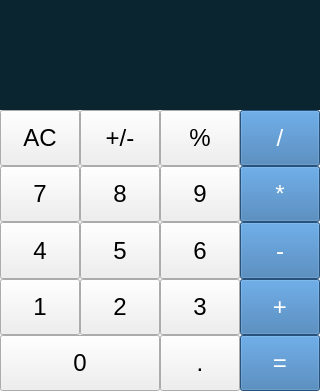
<?xml version="1.0" encoding="UTF-8"?>
<ui version="4.0">
 <class>calculatorWidget</class>
 <widget class="QWidget" name="calculatorWidget">
  <property name="geometry">
   <rect>
    <x>0</x>
    <y>0</y>
    <width>304</width>
    <height>391</height>
   </rect>
  </property>
  <property name="windowTitle">
   <string>愣头小兵计算器1.0版</string>
  </property>
  <layout class="QGridLayout" name="gridLayout_2">
   <property name="leftMargin">
    <number>0</number>
   </property>
   <property name="topMargin">
    <number>0</number>
   </property>
   <property name="rightMargin">
    <number>0</number>
   </property>
   <property name="bottomMargin">
    <number>0</number>
   </property>
   <property name="spacing">
    <number>0</number>
   </property>
   <item row="0" column="0">
    <layout class="QVBoxLayout" name="verticalLayout">
     <property name="spacing">
      <number>0</number>
     </property>
     <item>
      <layout class="QHBoxLayout" name="horizontalLayout">
       <property name="spacing">
        <number>0</number>
       </property>
       <item>
        <widget class="QLabel" name="label_first">
         <property name="sizePolicy">
          <sizepolicy hsizetype="Expanding" vsizetype="Minimum">
           <horstretch>0</horstretch>
           <verstretch>0</verstretch>
          </sizepolicy>
         </property>
         <property name="minimumSize">
          <size>
           <width>0</width>
           <height>30</height>
          </size>
         </property>
         <property name="font">
          <font>
           <pointsize>15</pointsize>
          </font>
         </property>
         <property name="styleSheet">
          <string notr="true">color: rgb(255, 255, 255);
background-color: rgb(10, 36, 48);
</string>
         </property>
         <property name="text">
          <string/>
         </property>
         <property name="alignment">
          <set>Qt::AlignRight|Qt::AlignTrailing|Qt::AlignVCenter</set>
         </property>
        </widget>
       </item>
       <item>
        <widget class="QLabel" name="label_symbol">
         <property name="sizePolicy">
          <sizepolicy hsizetype="Minimum" vsizetype="Minimum">
           <horstretch>0</horstretch>
           <verstretch>0</verstretch>
          </sizepolicy>
         </property>
         <property name="minimumSize">
          <size>
           <width>36</width>
           <height>30</height>
          </size>
         </property>
         <property name="font">
          <font>
           <pointsize>15</pointsize>
          </font>
         </property>
         <property name="styleSheet">
          <string notr="true">color: rgb(255, 255, 255);
background-color: rgb(10, 36, 48);</string>
         </property>
         <property name="text">
          <string/>
         </property>
         <property name="alignment">
          <set>Qt::AlignCenter</set>
         </property>
        </widget>
       </item>
       <item>
        <widget class="QLabel" name="label_second">
         <property name="sizePolicy">
          <sizepolicy hsizetype="Expanding" vsizetype="Minimum">
           <horstretch>0</horstretch>
           <verstretch>0</verstretch>
          </sizepolicy>
         </property>
         <property name="minimumSize">
          <size>
           <width>0</width>
           <height>30</height>
          </size>
         </property>
         <property name="font">
          <font>
           <pointsize>15</pointsize>
          </font>
         </property>
         <property name="styleSheet">
          <string notr="true">color: rgb(255, 255, 255);
background-color: rgb(10, 36, 48);</string>
         </property>
         <property name="text">
          <string/>
         </property>
         <property name="alignment">
          <set>Qt::AlignLeading|Qt::AlignLeft|Qt::AlignVCenter</set>
         </property>
        </widget>
       </item>
      </layout>
     </item>
     <item>
      <widget class="QLabel" name="lable_show">
       <property name="sizePolicy">
        <sizepolicy hsizetype="Expanding" vsizetype="Minimum">
         <horstretch>0</horstretch>
         <verstretch>0</verstretch>
        </sizepolicy>
       </property>
       <property name="minimumSize">
        <size>
         <width>0</width>
         <height>80</height>
        </size>
       </property>
       <property name="font">
        <font>
         <pointsize>28</pointsize>
        </font>
       </property>
       <property name="layoutDirection">
        <enum>Qt::LeftToRight</enum>
       </property>
       <property name="autoFillBackground">
        <bool>false</bool>
       </property>
       <property name="styleSheet">
        <string notr="true">color: rgb(255, 255, 255);
background-color: rgb(10, 36, 48);</string>
       </property>
       <property name="text">
        <string/>
       </property>
       <property name="alignment">
        <set>Qt::AlignRight|Qt::AlignTrailing|Qt::AlignVCenter</set>
       </property>
      </widget>
     </item>
     <item>
      <layout class="QGridLayout" name="gridLayout">
       <property name="spacing">
        <number>0</number>
       </property>
       <item row="0" column="0">
        <widget class="QPushButton" name="pB_clear">
         <property name="sizePolicy">
          <sizepolicy hsizetype="Expanding" vsizetype="Expanding">
           <horstretch>0</horstretch>
           <verstretch>0</verstretch>
          </sizepolicy>
         </property>
         <property name="font">
          <font>
           <pointsize>18</pointsize>
          </font>
         </property>
         <property name="styleSheet">
          <string notr="true">QPushButton:hover
{
    background-color: rgb(255, 255, 180);
}</string>
         </property>
         <property name="text">
          <string>AC</string>
         </property>
         <property name="flat">
          <bool>false</bool>
         </property>
        </widget>
       </item>
       <item row="0" column="1">
        <widget class="QPushButton" name="pB_sign">
         <property name="sizePolicy">
          <sizepolicy hsizetype="Expanding" vsizetype="Expanding">
           <horstretch>0</horstretch>
           <verstretch>0</verstretch>
          </sizepolicy>
         </property>
         <property name="font">
          <font>
           <pointsize>18</pointsize>
          </font>
         </property>
         <property name="styleSheet">
          <string notr="true">QPushButton:hover
{
    background-color: rgb(255, 255, 180);
}</string>
         </property>
         <property name="text">
          <string>+/-</string>
         </property>
         <property name="flat">
          <bool>false</bool>
         </property>
        </widget>
       </item>
       <item row="0" column="2">
        <widget class="QPushButton" name="pB_residue">
         <property name="sizePolicy">
          <sizepolicy hsizetype="Expanding" vsizetype="Expanding">
           <horstretch>0</horstretch>
           <verstretch>0</verstretch>
          </sizepolicy>
         </property>
         <property name="font">
          <font>
           <pointsize>18</pointsize>
          </font>
         </property>
         <property name="styleSheet">
          <string notr="true">QPushButton:hover
{
    background-color: rgb(255, 255, 180);
}</string>
         </property>
         <property name="text">
          <string>%</string>
         </property>
         <property name="flat">
          <bool>false</bool>
         </property>
        </widget>
       </item>
       <item row="0" column="3">
        <widget class="QPushButton" name="pB_divide">
         <property name="sizePolicy">
          <sizepolicy hsizetype="Expanding" vsizetype="Expanding">
           <horstretch>0</horstretch>
           <verstretch>0</verstretch>
          </sizepolicy>
         </property>
         <property name="font">
          <font>
           <pointsize>18</pointsize>
          </font>
         </property>
         <property name="styleSheet">
          <string notr="true">QPushButton
{
    color: rgb(255, 255, 255);
    background-color: rgb(54, 115, 175);
}

QPushButton:hover
{
    color: rgb(255, 255, 255);
    background-color: rgb(54, 115, 255);
}</string>
         </property>
         <property name="text">
          <string>/</string>
         </property>
         <property name="flat">
          <bool>false</bool>
         </property>
        </widget>
       </item>
       <item row="1" column="0">
        <widget class="QPushButton" name="pB_7">
         <property name="sizePolicy">
          <sizepolicy hsizetype="Expanding" vsizetype="Expanding">
           <horstretch>0</horstretch>
           <verstretch>0</verstretch>
          </sizepolicy>
         </property>
         <property name="font">
          <font>
           <pointsize>18</pointsize>
          </font>
         </property>
         <property name="styleSheet">
          <string notr="true">QPushButton:hover
{
    background-color: rgb(255, 255, 180);
}</string>
         </property>
         <property name="text">
          <string>7</string>
         </property>
         <property name="flat">
          <bool>false</bool>
         </property>
        </widget>
       </item>
       <item row="1" column="1">
        <widget class="QPushButton" name="pB_8">
         <property name="sizePolicy">
          <sizepolicy hsizetype="Expanding" vsizetype="Expanding">
           <horstretch>0</horstretch>
           <verstretch>0</verstretch>
          </sizepolicy>
         </property>
         <property name="font">
          <font>
           <pointsize>18</pointsize>
          </font>
         </property>
         <property name="styleSheet">
          <string notr="true">QPushButton:hover
{
    background-color: rgb(255, 255, 180);
}</string>
         </property>
         <property name="text">
          <string>8</string>
         </property>
         <property name="flat">
          <bool>false</bool>
         </property>
        </widget>
       </item>
       <item row="1" column="2">
        <widget class="QPushButton" name="pB_9">
         <property name="sizePolicy">
          <sizepolicy hsizetype="Expanding" vsizetype="Expanding">
           <horstretch>0</horstretch>
           <verstretch>0</verstretch>
          </sizepolicy>
         </property>
         <property name="font">
          <font>
           <pointsize>18</pointsize>
          </font>
         </property>
         <property name="styleSheet">
          <string notr="true">QPushButton:hover
{
    background-color: rgb(255, 255, 180);
}</string>
         </property>
         <property name="text">
          <string>9</string>
         </property>
         <property name="flat">
          <bool>false</bool>
         </property>
        </widget>
       </item>
       <item row="1" column="3">
        <widget class="QPushButton" name="pB_multiply">
         <property name="sizePolicy">
          <sizepolicy hsizetype="Expanding" vsizetype="Expanding">
           <horstretch>0</horstretch>
           <verstretch>0</verstretch>
          </sizepolicy>
         </property>
         <property name="font">
          <font>
           <pointsize>18</pointsize>
          </font>
         </property>
         <property name="styleSheet">
          <string notr="true">QPushButton
{
    color: rgb(255, 255, 255);
    background-color: rgb(54, 115, 175);
}

QPushButton:hover
{
    color: rgb(255, 255, 255);
    background-color: rgb(54, 115, 255);
}</string>
         </property>
         <property name="text">
          <string>*</string>
         </property>
         <property name="flat">
          <bool>false</bool>
         </property>
        </widget>
       </item>
       <item row="2" column="0">
        <widget class="QPushButton" name="pB_4">
         <property name="sizePolicy">
          <sizepolicy hsizetype="Expanding" vsizetype="Expanding">
           <horstretch>0</horstretch>
           <verstretch>0</verstretch>
          </sizepolicy>
         </property>
         <property name="font">
          <font>
           <pointsize>18</pointsize>
          </font>
         </property>
         <property name="styleSheet">
          <string notr="true">QPushButton:hover
{
    background-color: rgb(255, 255, 180);
}</string>
         </property>
         <property name="text">
          <string>4</string>
         </property>
         <property name="flat">
          <bool>false</bool>
         </property>
        </widget>
       </item>
       <item row="2" column="1">
        <widget class="QPushButton" name="pB_5">
         <property name="sizePolicy">
          <sizepolicy hsizetype="Expanding" vsizetype="Expanding">
           <horstretch>0</horstretch>
           <verstretch>0</verstretch>
          </sizepolicy>
         </property>
         <property name="font">
          <font>
           <pointsize>18</pointsize>
          </font>
         </property>
         <property name="styleSheet">
          <string notr="true">QPushButton:hover
{
    background-color: rgb(255, 255, 180);
}</string>
         </property>
         <property name="text">
          <string>5</string>
         </property>
         <property name="flat">
          <bool>false</bool>
         </property>
        </widget>
       </item>
       <item row="2" column="2">
        <widget class="QPushButton" name="pB_6">
         <property name="sizePolicy">
          <sizepolicy hsizetype="Expanding" vsizetype="Expanding">
           <horstretch>0</horstretch>
           <verstretch>0</verstretch>
          </sizepolicy>
         </property>
         <property name="font">
          <font>
           <pointsize>18</pointsize>
          </font>
         </property>
         <property name="styleSheet">
          <string notr="true">QPushButton:hover
{
    background-color: rgb(255, 255, 180);
}</string>
         </property>
         <property name="text">
          <string>6</string>
         </property>
         <property name="flat">
          <bool>false</bool>
         </property>
        </widget>
       </item>
       <item row="2" column="3">
        <widget class="QPushButton" name="pB_sub">
         <property name="sizePolicy">
          <sizepolicy hsizetype="Expanding" vsizetype="Expanding">
           <horstretch>0</horstretch>
           <verstretch>0</verstretch>
          </sizepolicy>
         </property>
         <property name="font">
          <font>
           <pointsize>18</pointsize>
          </font>
         </property>
         <property name="styleSheet">
          <string notr="true">QPushButton
{
    color: rgb(255, 255, 255);
    background-color: rgb(54, 115, 175);
}

QPushButton:hover
{
    color: rgb(255, 255, 255);
    background-color: rgb(54, 115, 255);
}</string>
         </property>
         <property name="text">
          <string>-</string>
         </property>
         <property name="flat">
          <bool>false</bool>
         </property>
        </widget>
       </item>
       <item row="3" column="0">
        <widget class="QPushButton" name="pB_1">
         <property name="sizePolicy">
          <sizepolicy hsizetype="Expanding" vsizetype="Expanding">
           <horstretch>0</horstretch>
           <verstretch>0</verstretch>
          </sizepolicy>
         </property>
         <property name="font">
          <font>
           <pointsize>18</pointsize>
          </font>
         </property>
         <property name="styleSheet">
          <string notr="true">QPushButton:hover
{
    background-color: rgb(255, 255, 180);
}</string>
         </property>
         <property name="text">
          <string>1</string>
         </property>
         <property name="flat">
          <bool>false</bool>
         </property>
        </widget>
       </item>
       <item row="3" column="1">
        <widget class="QPushButton" name="pB_2">
         <property name="sizePolicy">
          <sizepolicy hsizetype="Expanding" vsizetype="Expanding">
           <horstretch>0</horstretch>
           <verstretch>0</verstretch>
          </sizepolicy>
         </property>
         <property name="font">
          <font>
           <pointsize>18</pointsize>
          </font>
         </property>
         <property name="styleSheet">
          <string notr="true">QPushButton:hover
{
    background-color: rgb(255, 255, 180);
}</string>
         </property>
         <property name="text">
          <string>2</string>
         </property>
         <property name="flat">
          <bool>false</bool>
         </property>
        </widget>
       </item>
       <item row="3" column="2">
        <widget class="QPushButton" name="pB_3">
         <property name="sizePolicy">
          <sizepolicy hsizetype="Expanding" vsizetype="Expanding">
           <horstretch>0</horstretch>
           <verstretch>0</verstretch>
          </sizepolicy>
         </property>
         <property name="font">
          <font>
           <pointsize>18</pointsize>
          </font>
         </property>
         <property name="styleSheet">
          <string notr="true">QPushButton:hover
{
    background-color: rgb(255, 255, 180);
}</string>
         </property>
         <property name="text">
          <string>3</string>
         </property>
         <property name="flat">
          <bool>false</bool>
         </property>
        </widget>
       </item>
       <item row="3" column="3">
        <widget class="QPushButton" name="pB_add">
         <property name="sizePolicy">
          <sizepolicy hsizetype="Expanding" vsizetype="Expanding">
           <horstretch>0</horstretch>
           <verstretch>0</verstretch>
          </sizepolicy>
         </property>
         <property name="font">
          <font>
           <pointsize>18</pointsize>
          </font>
         </property>
         <property name="styleSheet">
          <string notr="true">QPushButton
{
    color: rgb(255, 255, 255);
    background-color: rgb(54, 115, 175);
}

QPushButton:hover
{
    color: rgb(255, 255, 255);
    background-color: rgb(54, 115, 255);
}</string>
         </property>
         <property name="text">
          <string>+</string>
         </property>
         <property name="flat">
          <bool>false</bool>
         </property>
        </widget>
       </item>
       <item row="4" column="0" colspan="2">
        <widget class="QPushButton" name="pB_0">
         <property name="sizePolicy">
          <sizepolicy hsizetype="Expanding" vsizetype="Expanding">
           <horstretch>0</horstretch>
           <verstretch>0</verstretch>
          </sizepolicy>
         </property>
         <property name="font">
          <font>
           <pointsize>18</pointsize>
          </font>
         </property>
         <property name="styleSheet">
          <string notr="true">QPushButton:hover
{
    background-color: rgb(255, 255, 180);
}</string>
         </property>
         <property name="text">
          <string>0</string>
         </property>
         <property name="flat">
          <bool>false</bool>
         </property>
        </widget>
       </item>
       <item row="4" column="2">
        <widget class="QPushButton" name="pB_dot">
         <property name="sizePolicy">
          <sizepolicy hsizetype="Expanding" vsizetype="Expanding">
           <horstretch>0</horstretch>
           <verstretch>0</verstretch>
          </sizepolicy>
         </property>
         <property name="font">
          <font>
           <pointsize>18</pointsize>
          </font>
         </property>
         <property name="styleSheet">
          <string notr="true">QPushButton:hover
{
    background-color: rgb(255, 255, 180);
}</string>
         </property>
         <property name="text">
          <string>.</string>
         </property>
         <property name="flat">
          <bool>false</bool>
         </property>
        </widget>
       </item>
       <item row="4" column="3">
        <widget class="QPushButton" name="pB_equal">
         <property name="sizePolicy">
          <sizepolicy hsizetype="Expanding" vsizetype="Expanding">
           <horstretch>0</horstretch>
           <verstretch>0</verstretch>
          </sizepolicy>
         </property>
         <property name="font">
          <font>
           <pointsize>18</pointsize>
          </font>
         </property>
         <property name="styleSheet">
          <string notr="true">QPushButton
{
    color: rgb(255, 255, 255);
    background-color: rgb(54, 115, 175);
}

QPushButton:hover
{
    color: rgb(255, 255, 255);
    background-color: rgb(54, 115, 255);
}</string>
         </property>
         <property name="text">
          <string>=</string>
         </property>
         <property name="flat">
          <bool>false</bool>
         </property>
        </widget>
       </item>
      </layout>
     </item>
    </layout>
   </item>
  </layout>
 </widget>
 <layoutdefault spacing="6" margin="11"/>
 <resources/>
 <connections/>
</ui>
